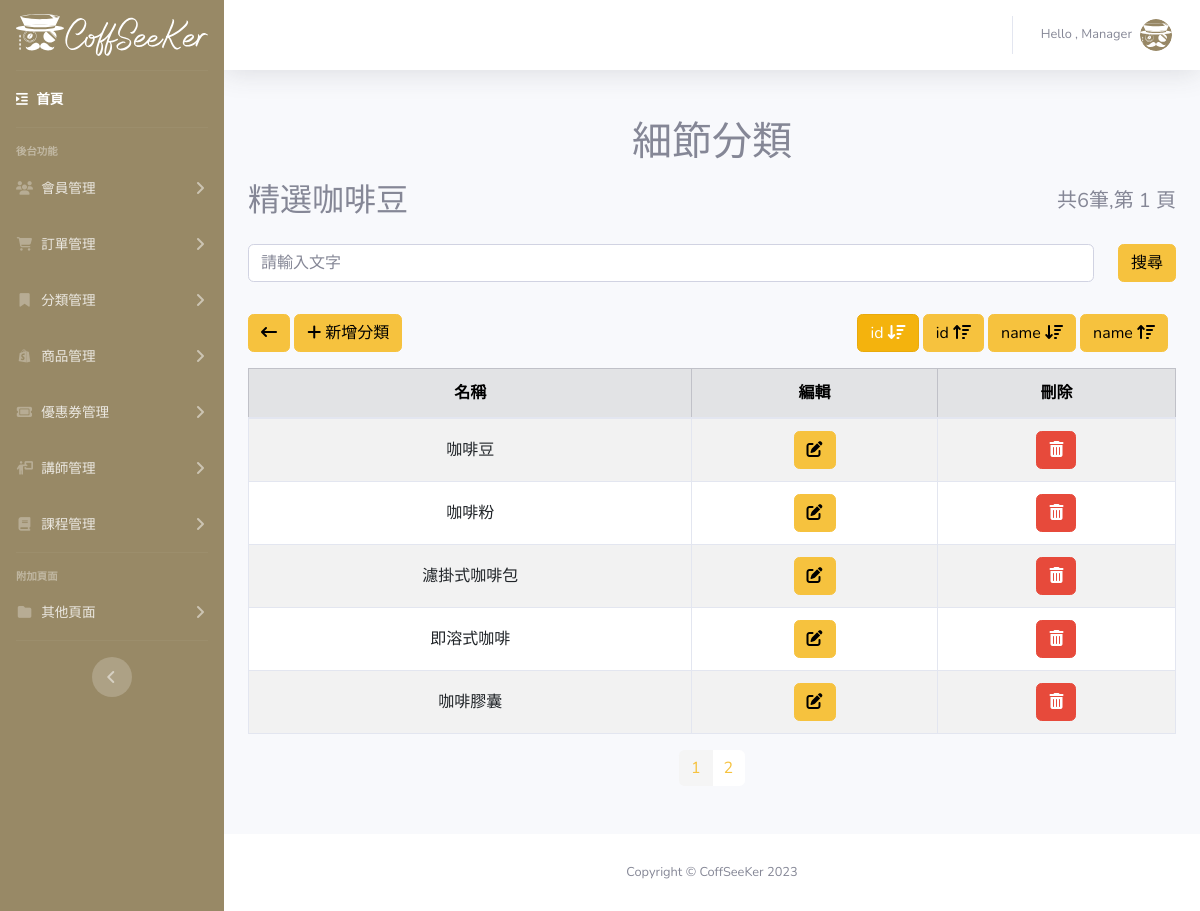
Screenshot of /Coffseeker-Admin/category-item.php with the database file from the repository.
### tables this page shows
CREATE TABLE `categories` (
  `categories_id` int(3) NOT NULL,
  `categories_name` varchar(20) NOT NULL,
  `valid` tinyint(2) NOT NULL DEFAULT 1
);

CREATE TABLE `categories_item` (
  `items_id` int(3) NOT NULL,
  `items_name` varchar(20) NOT NULL,
  `valid` tinyint(4) NOT NULL DEFAULT 1,
  `categories_id` int(3) NOT NULL
);

### Coffseeker-Admin/category-item.php (the view, shortened to what this page needs)
<?php
require_once("../db_connect.php");
$type = $_GET["type"] ?? 1;
$page = $_GET["page"] ?? 1;
$detail = $_GET["id"] ?? 1;
$sqlTotal = "SELECT * FROM categories_item WHERE valid=1 AND categories_id= '$detail' ";
$resultTotal = $conn->query($sqlTotal);
$totalCategory = $resultTotal->num_rows;
$perPage = 5;
$starItem = ($page - 1) * $perPage;
$totalPage = ceil($totalCategory / $perPage);
if ($type == 1) {
    $orderby = "ORDER BY items_id  ASC";
} elseif ($type == 2) {
    $orderby = "ORDER BY items_id  DESC";
} elseif ($type == 3) {
    $orderby = "ORDER BY items_name ASC ";
} elseif ($type == 4) {
    $orderby = "ORDER BY items_name DESC";
} else {
    header("Location: 404 .php");
    exit;
}
$sql = "SELECT categories_item.*,categories.categories_name AS big_name FROM categories_item
JOIN categories ON categories.categories_id = categories_item.categories_id
WHERE categories_item.valid=1 AND categories.categories_id = '$detail'
$orderby LIMIT $starItem,$perPage";
$result = $conn->query($sql);
$rows = $result->fetch_all(MYSQLI_ASSOC);
?>
<!DOCTYPE html>
<html lang="en">
<head>
    <?php include("modal/template.php") ?>
</head>
<body id="page-top">
    <div id="wrapper">
        <?php include("modal/sidebar.php") ?>
        <div id="content-wrapper" class="d-flex flex-column">
            <div id="content">
                <?php include("modal/topbar.php") ?>
                <div class="container my-5">
                    <h1 class="text-center">細節分類</h1>
                    <div class="py-2 d-flex justify-content-between align-items-center">
                        <?php if (!empty($rows)) : ?>
                            <h2><?= $rows[0]["big_name"] ?></h2>
                        <?php endif; ?>
                        <h5>共<?= $totalCategory ?>筆,第 <?= $page ?> 頁</h5>
                    </div>
                    <div class="py-2">
                        <form action="category-search-item.php">
                            <div class="row">
                                <div class="col">
                                    <input type="text" class="form-control" placeholder="請輸入文字" name="name">
                                </div>
                                <div class="col-auto">
                                    <button class="btn btn-warning" type="submit">搜尋</button>
                                </div>
                            </div>
                        </form>
                    </div>
                    <div class="pt-4 pb-3  d-flex justify-content-between">
                        <div>
                            <a class="btn btn-warning" href="category.php"><i class="fa-solid fa-arrow-left-long" style="color: #000000;"></i></a>
                            <a class="btn btn-warning" href="category-create-item.php?id=<?= $detail ?>"> <i class="fa-solid fa-plus" style="color: #000000;"></i> 新增分類</a>
                        </div>
                        <div class="cloumn gx-2 me-2">
                            <a class="btn btn-warning <?php if ($type == 1) echo "active" ?>" href="category-item.php?id=<?= $detail ?>&page=<?= $page ?>&type=1">id <i class="fa-solid fa-arrow-down-wide-short"></i> </a>
                            <a class="btn btn-warning <?php if ($type == 2) echo "active" ?>" href="category-item.php?id=<?= $detail ?>&page=<?= $page ?>&type=2">id <i class="fa-solid fa-arrow-up-wide-short"></i></a>
                            <a class="btn btn-warning <?php if ($type == 3) echo "active" ?>" href="category-item.php?id=<?= $detail ?>&page=<?= $page ?>&type=3">name <i class="fa-solid fa-arrow-down-wide-short"></i> </a>
                            <a class="btn btn-warning <?php if ($type == 4) echo "active" ?>" href="category-item.php?id=<?= $detail ?>&page=<?= $page ?>&type=4">name <i class="fa-solid fa-arrow-up-wide-short"></i></a>
                        </div>
                    </div>
                    <table class="table table-striped text-center table-hover table-bordered">
                        <thead class="table-secondary">
                            <tr>
                                <th>名稱</th>
                                <th>編輯</th>
                                <th>刪除</th>
                            </tr>
                        </thead>
                        <tbody>
                            <?php foreach ($rows as $row) : ?>
                                <tr>
                                    <td><?= $row["items_name"] ?></td>
                                    <td>
                                        <a class="btn btn-warning" href="category-edit-item.php?id=<?= $row["items_id"] ?>"> <i class="fa-solid fa-pen-to-square" style="color: #000000;"></i> </a>
                                    </td>
                                    <td>
                                        <button class="btn btn-danger" type="button" data-bs-toggle="modal" data-bs-target="#deleteModal<?= $row["items_id"] ?>"> <i class="fa-solid fa-trash-can" style="color: #ffffff;"></i> </button>
                                    </td>
                                </tr>
                            <?php endforeach; ?>
                        </tbody>
                    </table>
                    <nav aria-label="Page navigation example ">
                        <ul class="pagination  pagination-md justify-content-center">
                            <?php for ($i = 1; $i <= $totalPage; $i++) : ?>
                                <li class="page-item <?php if ($i == $page) echo "active"; ?>">
                                    <a class="page-link text-warning border-0" href="category-item.php?id=<?= $detail ?>&page=<?= $i ?>&type=<?= $type ?>">
                                        <?= $i ?>
                                    </a>
                                </li>
                            <?php endfor; ?>
                        </ul>
                    </nav>
                </div>
            </div>
            <?php include("modal/footer.php") ?>
        </div>
    </div>
</body>
</html>

### Coffseeker-Admin/css/style.css (style rules this page uses)
:root { --milky:#988966; }
.btn-warning { color: black; }

### rows the page displays
categories: categories_name "精選咖啡豆"
categories_item: items_name "咖啡豆"
categories_item: items_name "咖啡粉"
categories_item: items_name "濾掛式咖啡包"
categories_item: items_name "即溶式咖啡"
categories_item: items_name "咖啡膠囊"

### other values shown
$totalCategory "6"
$page "1"
